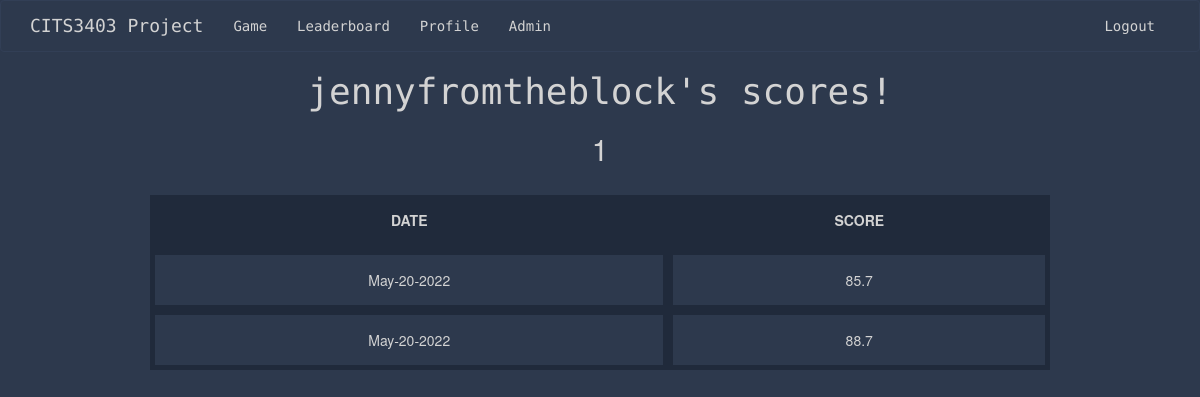
The page /user_stats (signed in) on the database as committed earlier.
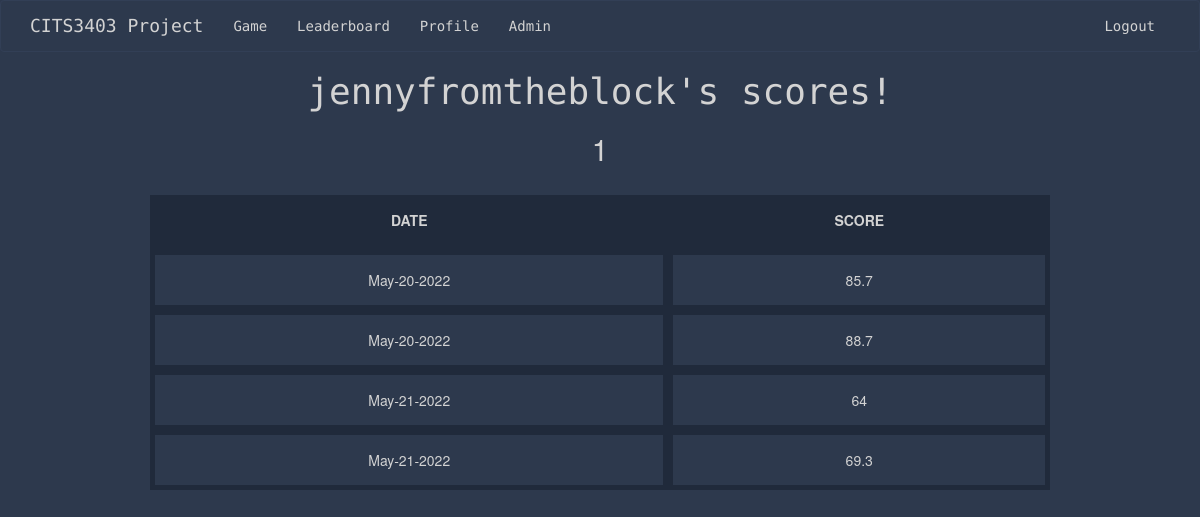
The same page on the database as committed later.
### app/models.py (models this page shows)
class Score(UserMixin, db.Model):
    id = db.Column(db.Integer, primary_key=True)
    user_score = db.Column(db.Integer)
    user_id = db.Column(db.Integer, db.ForeignKey("user.id"))
    today = date.today()
    format_date = today.strftime("%b-%d-%Y") #strips minutes, formats the date eg May-16-2022
    date = db.Column(db.String, default=format_date)

### app/routes.py (the view)
@app.route('/user_stats')
def user_stats():
    if current_user.is_authenticated:
        user_id = current_user.id
        my_scores = Score.query.filter_by(user_id=user_id)
        return render_template('user.html', user=my_scores)
    return render_template('user.html', title='Profile')

### app/models.py (called while the page is built)
    @login.user_loader
    def load_user(id):
        return User.query.get(int(id))

### app/templates/user.html
{% extends "base.html" %}
{% block content %}
    <h1>{{ current_user.username }}'s scores! </h1>
    <h2>{{ current_user.id }} </h2>
   <table class="tablesorter">
    <thead>
        <tr>
            <th> DATE </th>
            <th> SCORE </th>
        </tr>
    </thead>
    <tbody>
        {% for user in user %}
            <tr class = "initial"
            onmouseover="this.className='highlight'",
            onmouseout="this.className='normal'" >
                <td> {{ user.date }} </td>
                <td> {{ user.user_score }} </td>
            </tr>
        {% endfor %}
    </tbody>
</table>
</body>
{% endblock %}

Rows that differ between the two databases and show on the page:
now on this page (row edited): Score: date "May-21-2022", user_score "64"
now on this page (row edited): Score: date "May-21-2022", user_score "69.3"
